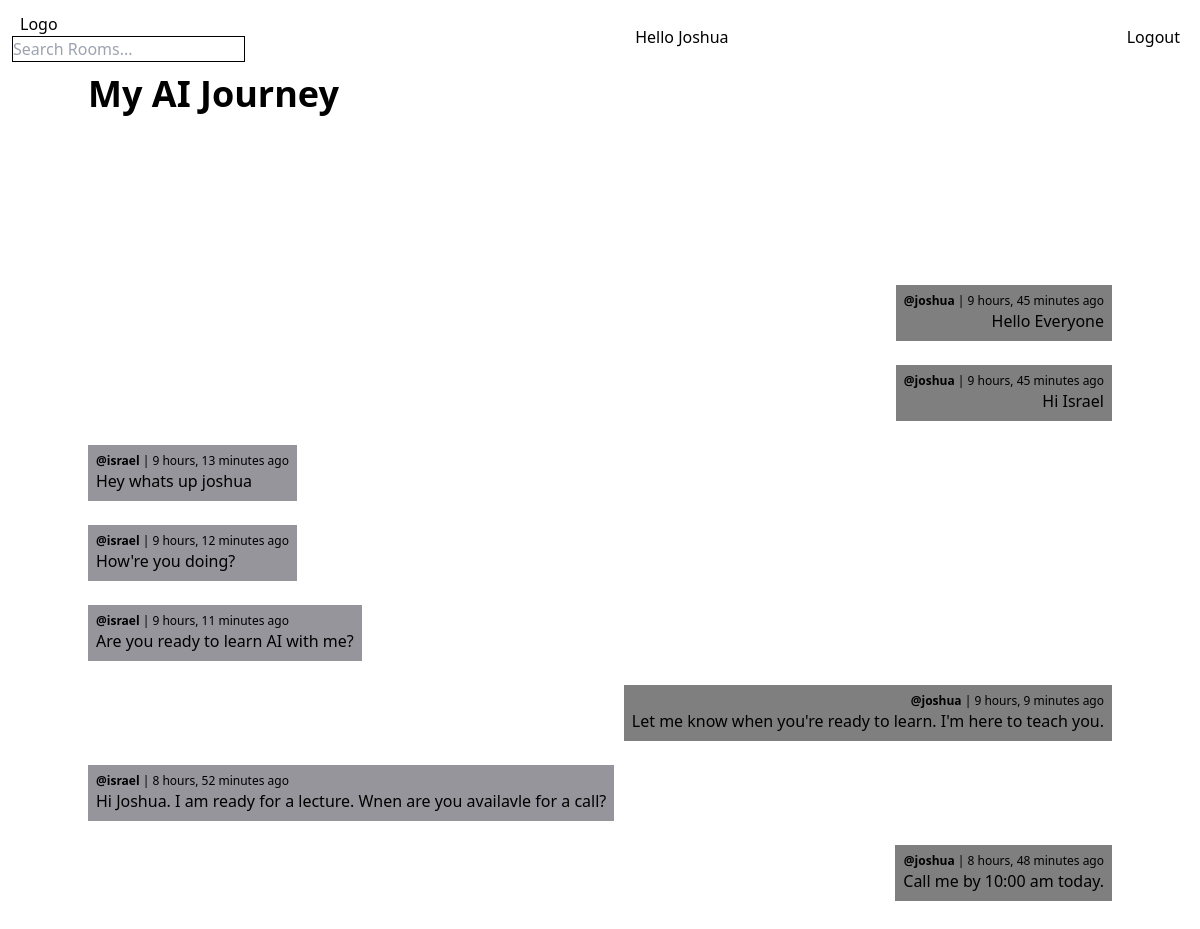
The page /room/8/ (signed in) on the database its author committed.
### base/models.py (models this page shows, shortened)
class Room(models.Model):
    host = models.ForeignKey(User, on_delete=models.SET_NULL, null=True)
    topic = models.ForeignKey(Topic, on_delete=models.SET_NULL, null=True)
    name = models.CharField(max_length=255)
    description = models.TextField(null=True, blank=True)
    participant = models.ManyToManyField(User, related_name='participants', blank=True)
    updated = models.DateTimeField(auto_now=True)
    created = models.DateTimeField(auto_now_add=True)
    class Meta:
        ordering = ['-updated', 'created']

class Message(models.Model):
    user = models.ForeignKey(User, on_delete=models.CASCADE)
    room = models.ForeignKey(Room, on_delete=models.CASCADE)
    body = models.TextField()
    updated = models.DateTimeField(auto_now=True)
    created = models.DateTimeField(auto_now_add=True)

### base/views.py (the view, shortened to what this page needs)
# urls.py: path('room/<str:pk>/', views.room, name='room'),
@login_required(login_url='login')
def room(request, pk):
    room = Room.objects.get(id=pk)
    roomMessages = room.message_set.all().order_by('created')
    context = {'room': room, 'roomMessages': roomMessages}
    return render(request, 'base/room.html', context)

### base/templates/base/room.html (shortened to what this page needs)
{% extends "main.html" %}
{% block content %}
<div class="container mx-auto relative h-screen">
  <h1 class="text-4xl font-bold">{{ room.name }}</h1>
  <div class="absolute bottom-5 w-full p-2 lg:p-0 h-[80vh] overflow-scroll">
    {% for message in roomMessages %}
    {% if message.user == request.user %}
      <div class="relative w-full flex items-end justify-end">
        <div class="my-3 bg-black/50 flex flex-col items-end p-2">
          <p class="text-xs font-light"> <span class="font-bold"> @{{ message.user }} </span> | {{ message.created|timesince }} ago</p>
          <p>{{ message.body }}</p>
        </div>
      </div>
      {% else %}
      <div class="relative w-full flex items-start">
        <div class="my-3 bg-[#2C2D38]/50 p-2">
          <p class="text-xs font-light"> <span class="font-bold"> @{{ message.user }} </span> | {{ message.created|timesince }} ago</p>
          <p>{{ message.body }}</p>
        </div>
      </div>
    {% endif %}
    {% endfor %}
  </div>
</div>
{% endblock content %}

### templates/navbar.html
<nav class="flex items-center justify-between p-3">
  {% if request.user.is_authenticated %}
  <div>
    <a href="{% url 'home' %}"  class="[&.active]:font-bold hover:bg-black hover:text-white p-2"  >Logo</a>
    <form method='GET' action="{% url 'home' %}">
      <input placeholder="Search Rooms..." name="q" class="border border-black" />
    </form>
  </div>
  <h1> Hello <span class="capitalize">{{request.user}}</span> </h1>
  {% endif %}
  {% if request.user.is_authenticated %}
  <a href="{% url 'logout' %}"  class="[&.active]:font-bold hover:bg-black hover:text-white p-2"  >Logout</a>
  {% else %}
  <a href="{% url 'login' %}"  class="[&.active]:font-bold hover:bg-black hover:text-white p-2"  >Login</a>
  {% endif %}
</nav>

### rows shown on the page
Room: name "My AI Journey"
Message: user "joshua", created "9 hours, 45 minutes", body "Hello Everyone"
Message: user "joshua", created "9 hours, 45 minutes", body "Hi Israel"
Message: user "israel", created "9 hours, 13 minutes", body "Hey whats up joshua"
Message: user "israel", created "9 hours, 12 minutes", body "How're you doing?"
Message: user "israel", created "9 hours, 11 minutes", body "Are you ready to learn AI with me?"
Message: user "joshua", created "9 hours, 9 minutes", body "Let me know when you're ready to learn. I'm here to teach you."
Message: user "israel", created "8 hours, 52 minutes", body "Hi Joshua. I am ready for a lecture. Wnen are you availavle for a call?"
Message: user "joshua", created "8 hours, 48 minutes", body "Call me by 10:00 am today."

### other values the page prints
{{ request.user }} "Joshua"
